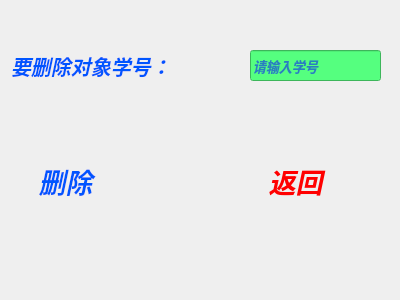
<?xml version="1.0" encoding="UTF-8"?>
<ui version="4.0">
 <class>sub</class>
 <widget class="QWidget" name="sub">
  <property name="geometry">
   <rect>
    <x>0</x>
    <y>0</y>
    <width>400</width>
    <height>300</height>
   </rect>
  </property>
  <property name="windowTitle">
   <string>Form</string>
  </property>
  <widget class="QLabel" name="label_10">
   <property name="geometry">
    <rect>
     <x>11</x>
     <y>50</y>
     <width>201</width>
     <height>31</height>
    </rect>
   </property>
   <property name="font">
    <font>
     <pointsize>15</pointsize>
     <weight>75</weight>
     <italic>true</italic>
     <bold>true</bold>
    </font>
   </property>
   <property name="styleSheet">
    <string notr="true">color: rgb(85, 255, 127);
color: rgb(0, 85, 255);</string>
   </property>
   <property name="text">
    <string>要删除对象学号：</string>
   </property>
  </widget>
  <widget class="QLineEdit" name="le_xuehao">
   <property name="geometry">
    <rect>
     <x>250</x>
     <y>50</y>
     <width>131</width>
     <height>31</height>
    </rect>
   </property>
   <property name="font">
    <font>
     <pointsize>10</pointsize>
     <weight>75</weight>
     <italic>true</italic>
     <bold>true</bold>
    </font>
   </property>
   <property name="styleSheet">
    <string notr="true">color: rgb(0, 0, 255);
background-color: rgb(85, 255, 127);</string>
   </property>
   <property name="text">
    <string/>
   </property>
   <property name="placeholderText">
    <string>请输入学号</string>
   </property>
   <property name="clearButtonEnabled">
    <bool>true</bool>
   </property>
  </widget>
  <widget class="QPushButton" name="sub_2">
   <property name="geometry">
    <rect>
     <x>10</x>
     <y>160</y>
     <width>111</width>
     <height>41</height>
    </rect>
   </property>
   <property name="font">
    <font>
     <pointsize>20</pointsize>
     <weight>75</weight>
     <italic>true</italic>
     <bold>true</bold>
    </font>
   </property>
   <property name="styleSheet">
    <string notr="true">color: rgb(85, 255, 127);
color: rgb(0, 85, 255);</string>
   </property>
   <property name="text">
    <string>删除</string>
   </property>
   <property name="flat">
    <bool>true</bool>
   </property>
  </widget>
  <widget class="QPushButton" name="return_2">
   <property name="geometry">
    <rect>
     <x>240</x>
     <y>160</y>
     <width>111</width>
     <height>41</height>
    </rect>
   </property>
   <property name="font">
    <font>
     <pointsize>20</pointsize>
     <weight>75</weight>
     <italic>true</italic>
     <bold>true</bold>
    </font>
   </property>
   <property name="styleSheet">
    <string notr="true">color: qlineargradient(spread:pad, x1:0, y1:0, x2:1, y2:0, stop:0 rgba(255, 0, 0, 255), stop:0.166 rgba(255, 255, 0, 255), stop:0.333 rgba(0, 255, 0, 255), stop:0.5 rgba(0, 255, 255, 255), stop:0.666 rgba(0, 0, 255, 255), stop:0.833 rgba(255, 0, 255, 255), stop:1 rgba(255, 0, 0, 255));</string>
   </property>
   <property name="text">
    <string>返回</string>
   </property>
   <property name="flat">
    <bool>true</bool>
   </property>
  </widget>
 </widget>
 <resources/>
 <connections/>
</ui>
